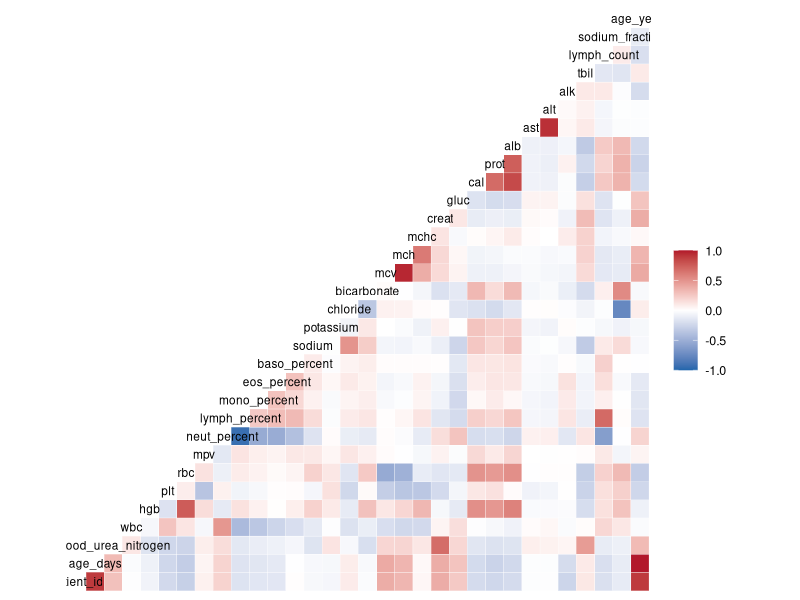
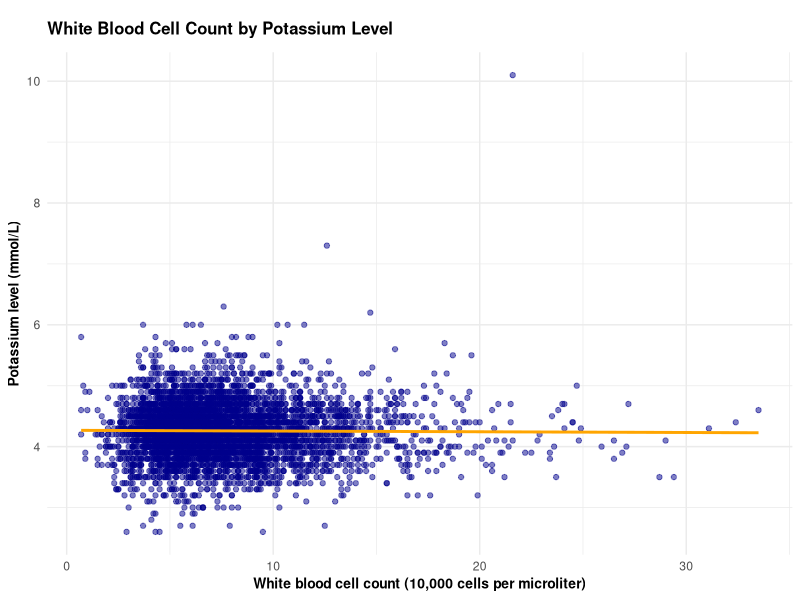
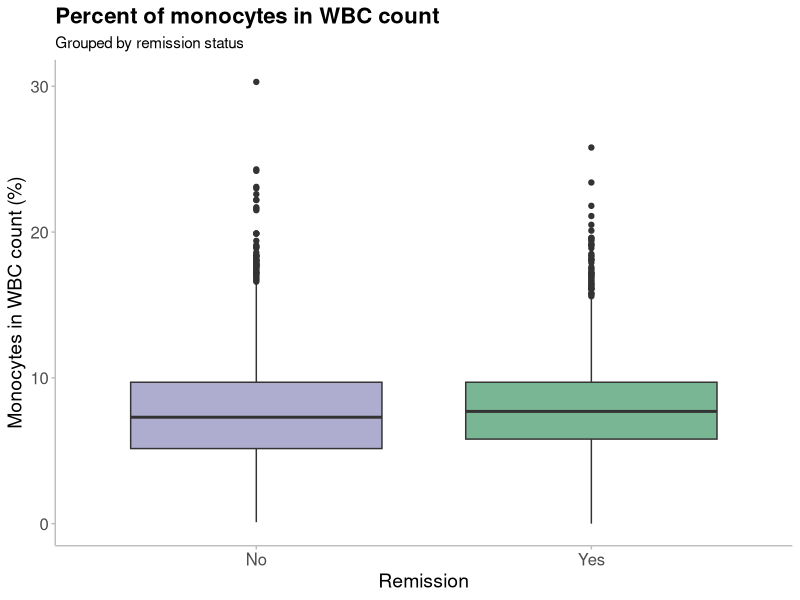
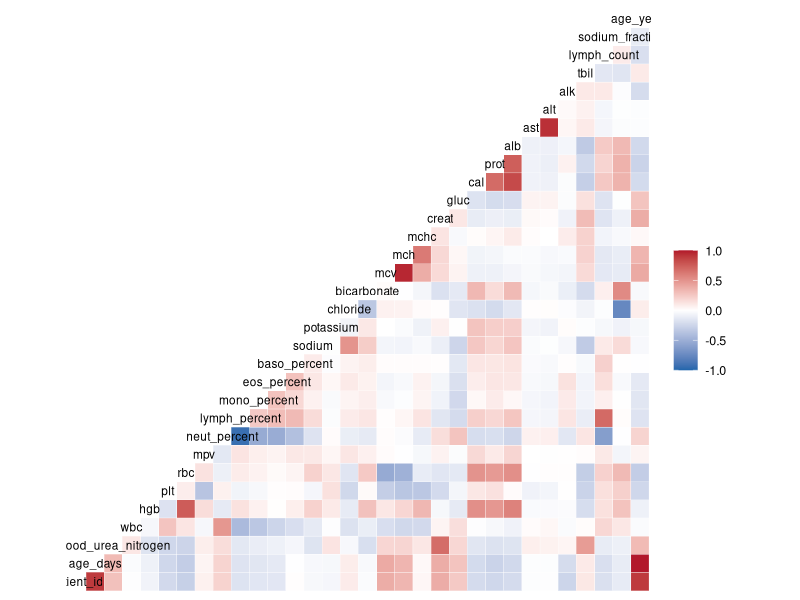
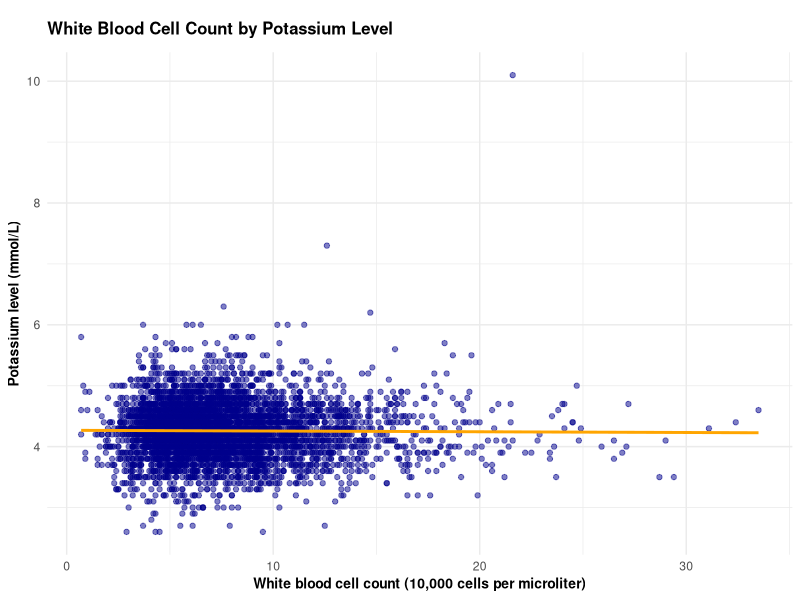
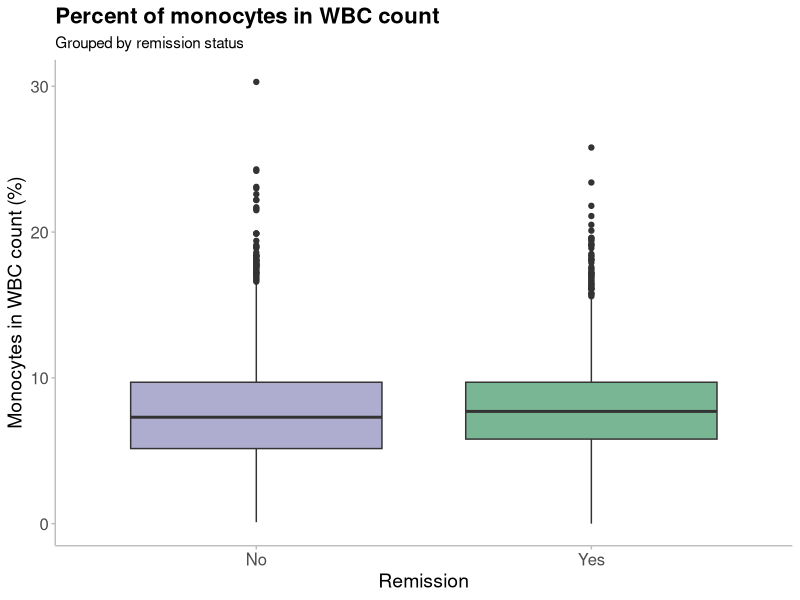

Source code (R) for these figures, in order:
#----Script Header-------------------------------------------------------------####
# Date: 09.09.2025
# Author: Data_drama_queens
# Filename: creating-plots
# Description: Script for creating plots.
#              We were given 5 questions, and asked to select one question each.
#              We have answered the following questions:
#                 - Are there any correlated measurements?
#                 - Does the white blood cell count distribution depend on pot?
#                 - Does remission of inflammation after Thiopurines for > 12
#                   weeks change with percent of monocytes in WBC count?
#
# Project: RMED901A_Exam_Assignment
#-------------------------------------------------------------------------------###


# Read the data ----
library(ggplot2)
library(tidyverse)
library(here)
library(GGally)

patient_data <- read_delim(
  here("data", "data-for-analysis", "20250908-tidy-joined-exam-data.txt"),
  delim = "\t"
)


# Correlated measurements ----
# Create correlation plot
correlation_plot <- ggcorr(patient_data,
  low = "#2166ac",
  mid = "white",
  high = "#b2182b",
  midpoint = 0,
  label = FALSE,
  size = 3
)

correlation_plot

# Save plot as PNG with larger size for clarity
filename_correlation_plot <- here("figures", "20250909-correlation-plot.tiff")
ggsave(filename_correlation_plot, plot = correlation_plot, width = 7, height = 7, dpi = 300)


# Scatterplot investigating white blood cell count by potassium level ----
wbc_pot_plot <- ggplot(patient_data, aes(x = wbc, y = potassium)) + # Assign data, x and y values
  geom_point(colour = "darkblue", alpha = 0.5, na.rm = TRUE) + # Scatterplot
  geom_smooth(method = "lm", se = FALSE, colour = "orange") + # Regression line
  theme_minimal() + # Background theme
  theme(
    legend.position = "none", # Remove legend
    plot.title = element_text(face = "bold", size = 12, margin = margin(10, 0, 10, 0)), # Bold title, resized title and increased margin between title and plot
    axis.title.x = element_text(face = "bold", size = 10), # Bold x-axis text
    axis.title.y = element_text(face = "bold", size = 10)
  ) + # Bold y-axis text
  labs(
    title = "White Blood Cell Count by Potassium Level", # Title
    x = "White blood cell count (10,000 cells per microliter)", # x-axis title
    y = "Potassium level (mmol/L)"
  ) # y-axis title

wbc_pot_plot

# Save the plot
filename_wbc_pot_plot <- here("figures", "20250909-wbc-potassium-plot.tiff")
ggsave(filename_wbc_pot_plot, plot = wbc_pot_plot, width = 7, height = 7, dpi = 300)


# From the plot, the white blood cell count does not seem to change
# with potassium level


# Remission and percent of monocytes ----
# Here, we investigates if remission of inflammation after Thiopurines for > 12 weeks
# change with percent of monocytes in WBC count.
# Create a boxplot
remission_mono_plot <- ggplot(
  data = patient_data,
  mapping = aes(x = remission, y = mono_percent)
) + # select variables
  geom_boxplot(fill = c("#7876B199", "#20854E99")) + # create a box plot and set specific colours
  xlab("Remission") + # change x axis label
  ylab("Monocytes in WBC count (%)") + # y axis labels
  labs(
    title = "Percent of monocytes in WBC count",
    subtitle = "Grouped by remission status"
  ) +
  theme_minimal() + # use the minimal theme
  theme(
    panel.grid.major = element_blank(), # remove major grid
    panel.grid.minor = element_blank(), # remove minor grid
    axis.line = element_line(colour = "grey", linewidth = 0.5), # include x and y axis
    axis.ticks = element_line(colour = "grey", linewidth = 0.5), # include tick marks
    legend.position = "None", # remove legend
    plot.title = element_text(size = 16, face = "bold"), # change title font
    axis.title = element_text(size = 14), # change axis title size
    axis.text.x = element_text(size = 12), # change x-axis text size
    axis.text.y = element_text(size = 12) # change y-axis text size
  )


remission_mono_plot

# Save the plot
filename_remission_mono_plot <- here("figures", "20250909-remission-mono-plot.tiff")
ggsave(filename_remission_mono_plot, plot = remission_mono_plot, width = 7, height = 7, dpi = 300)

# A visual inspection of the plot suggests that there is no difference in
# percent of monocytes in WBC count for groups with or without remission of inflammation
# after Thiopurines for > 12 weeks.
